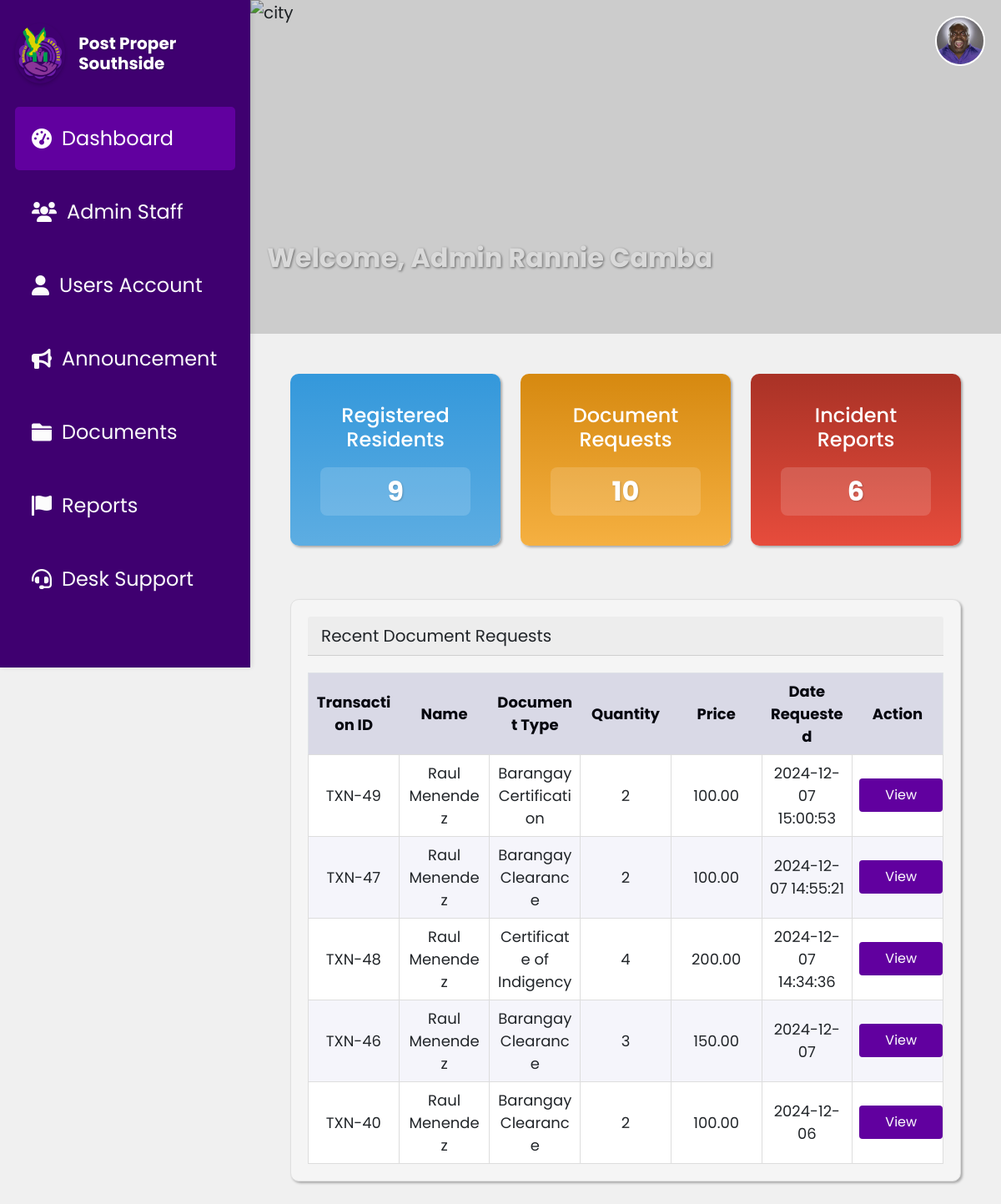
The page /dashboard.php (signed in) on the database its author committed.
### tables this page shows
CREATE TABLE `document_requests` (
  `Id` int(11) NOT NULL,
  `userId` int(11) DEFAULT NULL,
  `DocumentType` varchar(100) NOT NULL DEFAULT 'Barangay Clearance',
  `Name` varchar(255) NOT NULL,
  `Address` varchar(255) DEFAULT NULL,
  `TIN_No` varchar(50) DEFAULT NULL,
  `CTC_No` varchar(50) DEFAULT NULL,
  `Alias` varchar(100) DEFAULT NULL,
  `Age` int(11) DEFAULT NULL,
  `birthday` varchar(10) DEFAULT NULL,
  `PlaceOfBirth` varchar(255) DEFAULT NULL,
  `Occupation` varchar(255) DEFAULT NULL,
  `LengthOfStay` int(11) DEFAULT NULL,
  `Citizenship` varchar(100) DEFAULT NULL,
  `Gender` varchar(10) DEFAULT NULL,
  `CivilStatus` varchar(50) DEFAULT NULL,
  `Purpose` text DEFAULT NULL,
  `Status` varchar(50) DEFAULT NULL,
  `Quantity` int(11) DEFAULT NULL,
  `DateRequested` varchar(255) DEFAULT NULL,
  `valid_id` longtext NOT NULL,
  `valid_id_front` longtext DEFAULT NULL,
  `valid_id_back` longtext DEFAULT NULL,
  `request_picture` longtext NOT NULL,
  `rejection_reason` varchar(255) NOT NULL,
  `cancellation_reason` varchar(255) DEFAULT NULL
);

### dashboard.php (the view, shortened to what this page needs)
<?php
require 'db.php';
$adminId = $_SESSION['admin_id'];
try {
    $sql = "SELECT profile_picture FROM admin_accounts WHERE id = ?";
    $stmt = $conn->prepare($sql);
    $stmt->execute([$adminId]);
    $admin = $stmt->fetch(PDO::FETCH_ASSOC);
    $profilePicture = !empty($admin['profile_picture']) ? $admin['profile_picture'] : 'assets/profile.jpg';
} catch (PDOException $e) {
    $profilePicture = 'assets/profile.jpg';
}
$documentRequestsTableQuery = "SELECT * FROM document_requests ORDER BY DateRequested DESC LIMIT 5";
$documentRequestsTableResult = $conn->query($documentRequestsTableQuery)->fetchAll(PDO::FETCH_ASSOC);
$registeredResidentsQuery = "SELECT COUNT(*) AS count FROM user_accounts";
$registeredResidentsResult = $conn->query($registeredResidentsQuery)->fetch(PDO::FETCH_ASSOC);
$registeredResidentsCount = $registeredResidentsResult['count'];
$documentRequestsQuery = "SELECT COUNT(*) AS count FROM document_requests";
$documentRequestsResult = $conn->query($documentRequestsQuery)->fetch(PDO::FETCH_ASSOC);
$documentRequestsCount = $documentRequestsResult['count'];
$incidentReportsQuery = "SELECT COUNT(*) AS count FROM incident_reports";
$incidentReportsResult = $conn->query($incidentReportsQuery)->fetch(PDO::FETCH_ASSOC);
$incidentReportsCount = $incidentReportsResult['count'];
?>
<!DOCTYPE html>
<html lang="en">
<head>
    <link href="https://cdn.jsdelivr.net/npm/bootstrap@5.0.2/dist/css/bootstrap.min.css" rel="stylesheet">
    <link rel="stylesheet" href="css/DashboardStyle.css">
    <link rel="stylesheet" href="https://cdnjs.cloudflare.com/ajax/libs/font-awesome/6.5.1/css/all.min.css">
</head>
<body>
  <?php include 'sidebar.php'; ?>
  <div class="main-content">
        <div class="header-section ">
            <img src="assets/mckinley.jpg" alt="city">
            <h1 class="text-center mb-4">Welcome, Admin <?php echo htmlspecialchars($_SESSION['name']); ?></h1>
            <a href="admin_profile.php">
                <img src="<?php echo $profilePicture; ?>" alt="Profile" class="profile-icon rounded-circle">
            </a>
        </div>
    <div class="container mt-5 px-5">
        <div class="row text-center mb-4">
            <div class="col-md-4 col-sm-6 mb-4">
                <div class="cards card-resident text-white mb-3">
                    <div class="card-body">
                        <h5 class="card-title">Registered Residents</h5>
                        <h3 class="card-text"><?php echo $registeredResidentsCount; ?></h3>
                    </div>
                </div>
            </div>
            <div class="col-md-4 col-sm-6 mb-4">
                <div class="cards card-request text-white  mb-3">
                    <div class="card-body">
                        <h5 class="card-title">Document Requests</h5>
                        <h3 class="card-text"><?php echo $documentRequestsCount; ?></h3>
                    </div>
                </div>
            </div>
            <div class="col-md-4 col-sm-6 mb-4">
                <div class="cards card-reports text-white mb-3">
                    <div class="card-body">
                        <h5 class="card-title">Incident Reports</h5>
                        <h3 class="card-text"><?php echo $incidentReportsCount; ?></h3>
                    </div>
                </div>
            </div>
        </div>
        <div class="card">
            <div class="card-header">
                Recent Document Requests
            </div>
            <div class="table-container">
                <table class="table mb-0" >
                    <thead>
                        <tr>
                            <th>Transaction ID</th>
                            <th>Name</th>
                            <th>Document Type</th>
                            <th>Quantity</th>
                            <th>Price</th>
                            <th>Date Requested</th>
                            <th>Action</th>
                        </tr>
                    </thead>
                    <tbody>
                        <?php foreach ($documentRequestsTableResult as $request): ?>
                            <tr>
                                <td><?php echo 'TXN-'?><?php echo htmlspecialchars($request['Id']); ?></td>
                                <td><?php echo htmlspecialchars($request['Name']); ?></td>
                                <td><?php echo htmlspecialchars($request['DocumentType']); ?></td>
                                <td><?php echo htmlspecialchars($request['Quantity']); ?></td>
                                <td><?php echo number_format($request['Quantity'] * 50, 2); ?></td>
                                <td><?php echo htmlspecialchars($request['DateRequested']); ?></td>
                                <td>
                                    <button class="action-btn btn-sm"
                                            onclick="openModal('<?php echo htmlspecialchars($request['Id']); ?>',
                                                                '<?php echo htmlspecialchars($request['Name']); ?>',
                                                                '<?php echo htmlspecialchars($request['Alias']); ?>',
                                                                '<?php echo htmlspecialchars($request['DocumentType']); ?>',
                                                                '<?php echo htmlspecialchars($request['DateRequested']); ?>',
                                                                '<?php echo htmlspecialchars($request['Quantity']); ?>',
                                                                '<?php echo number_format($request['Quantity'] * 50, 2); ?>',
                                                                '<?php echo htmlspecialchars($request['Address']); ?>',
                                                                '<?php echo htmlspecialchars($request['Gender']); ?>',
                                                                '<?php echo htmlspecialchars($request['CivilStatus']); ?>',
                                                                '<?php echo htmlspecialchars($request['TIN_No']); ?>',
                                                                '<?php echo htmlspecialchars($request['CTC_No']); ?>',
                                                                )">
                                        View
                                    </button>
                                </td>
                            </tr>
                        <?php endforeach; ?>
                    </tbody>
                </table>
            </div>
        </div>
    </div>
</div>
</body>
</html>

### css/DashboardStyle.css (style rules this page uses)
:root { --text-dark: #06070f; --text-light: #f0f0fa; --main-color: #61009f; --header-color: #3f0070; --button-default: #8a43c5; --button-hover: #b52aff; --focus-textfield: #9b4dff; --box-shadow: 2px 2px 3px rgba(0, 0, 0, 0.3); --container-blue: linear-gradient(180deg, #3498db, #5dade2); --container-yellow: linear-gradient(180deg, #d68910, #f5b041); --container-red: linear-gradient(180deg, #a93226, #e74c3c); --container-green: linear-gradient(180deg, #229954, #27ae60); }
body { font-family: "Poppins", sans-serif; font-size: 1.25rem; background-color: #f0f0f0; }
.main-content { padding-bottom: 2rem; }
.card-resident { background: var(--container-blue); }
.card-request { background: var(--container-yellow); }
.card-reports { background: var(--container-red); }
.header-section { width: 100%; height: 50vh; display: flex; justify-content: left; position: relative; }
.header-section img { width: 100%; height: 100%; object-fit: cover; }
.header-section::before { content: ""; position: absolute; top: 0; left: 0; width: 100%; height: 100%; background-color: rgba(0, 0, 0, 0.15); z-index: 1; }
.header-section h1 { position: absolute; margin-top: 35vh; font-size: 2rem; font-weight: 700; color: #ffffff; padding: 0.625rem 1.25rem; border-radius: 0.5rem; text-shadow: 1px 1px 3px rgba(0, 0, 0, 0.5); }
.header-section .profile-icon { position: absolute; top: 1.2rem; right: 1.2rem; width: 3.75rem; height: 3.75rem; border-radius: 50%; border: 2px solid #fff; object-fit: cover; z-index: 2; transition: transform 0.3s ease; }
table { width: 100%; border-collapse: collapse; margin-top: 1.25rem; table-layout: fixed; border: 1px solid #ccc; }
th, td { padding: 0.9375rem; text-align: center; border: 1px solid #dddddd; font-size: 1.125rem; vertical-align: middle; word-wrap: break-word; overflow-wrap: break-word; white-space: normal; }
.table thead { background-color: #d9d9e6; color: #06070f; border: none; }
.table thead th { border: none; }
.table tbody tr:nth-child(odd) { background-color: #ffffff; }
.table tbody tr:nth-child(even) { background-color: #f5f5fb; }
.table .action-btn { padding: 0.313rem 0.625rem; font-size: 1rem; border-radius: 4px; }
.card { border-radius: 0.625rem; box-shadow: var(--box-shadow); background-color: whitesmoke; padding: 1.25rem; border: 1px solid #e0e0e0; }
.cards { border-radius: 0.625rem; box-shadow: var(--box-shadow); padding: 1.25rem; }
.card-title { font-family: "Poppins", sans-serif; font-size: 1.5rem; font-weight: 500; color: #ffffff; padding-bottom: 0.5rem; }
.card-text { color: #ffffff; margin-top: 0.625rem; font-weight: 700; font-size: 2rem; border-radius: 0.5rem; background-color: rgba(255, 255, 255, 0.15); }
@media (max-width: 1200px) { .main-content { margin-left: 10vw; } }
.action-btn { width: 6.25rem; height: 2.5rem; border-radius: 0.5rem; background-color: #61009f; color: white; border: none; }

### css/Sidebar.css (style rules this page uses)
h3 { font-size: 1rem; font-family: "Poppins", sans-serif; color: white; text-align: center; margin: 0; padding: 10px 0; text-shadow: 1px 1px 2px rgba(0, 0, 0, 0.2); }
.main-content { margin-left: 18.75rem; }

### rows shown on the page
document_requests: Id "49", Name "Raul Menendez", DocumentType "Barangay Certification", Quantity "2", $request['Quantity']*50 "100.00", DateRequested "2024-12-07 15:00:53"
document_requests: Id "47", Name "Raul Menendez", DocumentType "Barangay Clearance", Quantity "2", $request['Quantity']*50 "100.00", DateRequested "2024-12-07 14:55:21"
document_requests: Id "48", Name "Raul Menendez", DocumentType "Certificate of Indigency", Quantity "4", $request['Quantity']*50 "200.00", DateRequested "2024-12-07 14:34:36"
document_requests: Id "46", Name "Raul Menendez", DocumentType "Barangay Clearance", Quantity "3", $request['Quantity']*50 "150.00", DateRequested "2024-12-07"
document_requests: Id "40", Name "Raul Menendez", DocumentType "Barangay Clearance", Quantity "2", $request['Quantity']*50 "100.00", DateRequested "2024-12-06"

### other values the page prints
$_SESSION['name'] "Rannie Camba"
$registeredResidentsCount "9"
$documentRequestsCount "10"
$incidentReportsCount "6"
